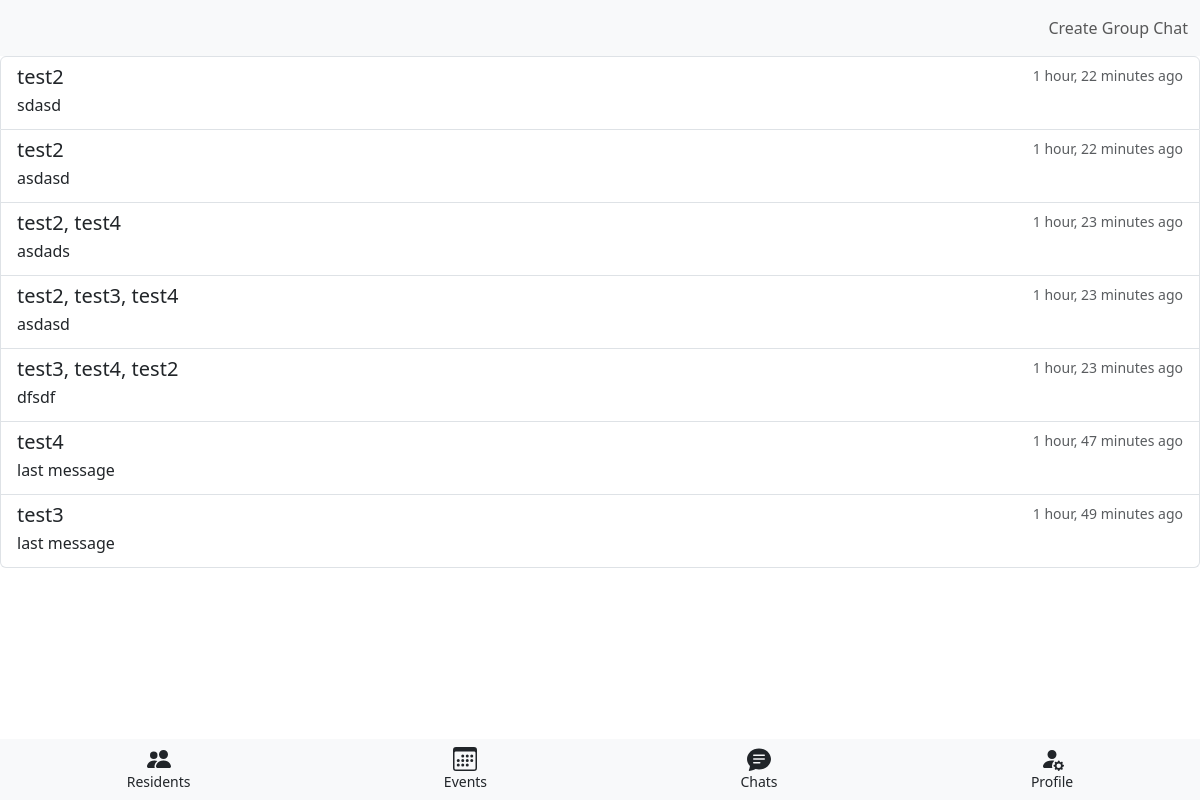
The page /chats/ (signed in) on the database its author committed.
### chatrooms/models.py (models this page shows)
class Chat(models.Model):
    content = models.CharField(max_length=1000)
    timestamp = models.DateTimeField(auto_now=True)
    user = models.ForeignKey(User, on_delete=models.CASCADE)
    room = models.ForeignKey('ChatRoom', on_delete=models.CASCADE)

### chatrooms/views.py (the view)
# urls.py: path('chats/', ChatsView.as_view(), name='chats'),
class ChatsView(LoginRequiredMixin, View):
    def get(self, request):
        chatrooms = ChatRoom.objects.filter(users=request.user).distinct()
        chats_with_recipients = []
        for room in chatrooms:
            chat = room.chat_set.order_by('-timestamp').first()
            if chat:
                recipients = room.users.exclude(id=request.user.id)
                if room.is_group:
                    recipient_names = ', '.join([user.username for user in recipients.all()])
                else:
                    recipient_names = recipients.first().username
                chats_with_recipients.append({'chat': chat, 'recipient_names': recipient_names,
                                              'room_id': str(room.id)})
        chats_with_recipients.sort(key=lambda x: x['chat'].timestamp, reverse=True)
        return render(request, 'chatrooms/chats.html', {'chats_with_recipients': chats_with_recipients})

### chatrooms/templates/chatrooms/chats.html
{% extends "chatrooms/base.html" %}
{% load humanize %}
{% block navbar %}
<nav class="navbar navbar-light bg-light sticky-top">
    <div class="container-fluid d-flex justify-content-end">
        <div class="navbar-nav">
            <a class="nav-link" href="{% url 'create_group_chat' %}">Create Group Chat</a>
        </div>
    </div>
</nav>
{% endblock %}
{% block content %}
<div class="list-group">
    {% if chats_with_recipients %}
    {% for item in chats_with_recipients %}
    <a href="{% url 'room' room_uuid=item.room_id %}" class="list-group-item list-group-item-action">
        <div class="d-flex w-100 justify-content-between">
            <h5 class="mb-1">{{ item.recipient_names }}</h5>
            <small class="text-body-secondary">{{ item.chat.timestamp|timesince }} ago</small>
        </div>
        <p class="mb-1">{{ item.chat.content }}</p>
    </a>
    {% endfor %}
    {% else %}
    <p>No messages yet.</p>
    {% endif %}
</div>
{% endblock %}
{% block footer %}
{% include "chatrooms/footer.html" %}
{% endblock %}

### chatrooms/templates/chatrooms/base.html (shortened to what this page needs)
{% load bootstrap5 %}
{% load humanize %}
{% bootstrap_css %}
{% load static %}
<!DOCTYPE html>
<html lang="en">
<head>
    <link rel="stylesheet" type="text/css" href="{% static 'style.css' %}">
</head>
<body>
{% block navbar %}
{% endblock %}
{% block content %}{% endblock %}
<footer>
    {% block footer %} {% endblock %}
</footer>
</body>
</html>

### chatrooms/templates/chatrooms/footer.html (shortened to what this page needs)
<nav class="navbar fixed-bottom navbar-light bg-light">
    <div class="d-flex justify-content-around w-100">
        <a class="nav-link text-center" href="{% url 'user-list' %}">
            <small class="d-block">Residents</small>
        </a>
        <a class="nav-link text-center" href="#">
            <small class="d-block">Events</small>
        </a>
        {% if request.user.get_last_chatroom %}
        <a class="nav-link text-center" href="{% url 'room' room_name=request.user.get_last_chatroom.name %}">
            <svg xmlns="http://www.w3.org/2000/svg" width="24" height="24" fill="currentColor"
                 class="bi bi-chat-text-fill" viewBox="0 0 16 16">
                <path d="M16 8c0 3.866-3.582 7-8 7a9.06 9.06 0 0 1-2.347-.306c-.584.296-1.925.864-4.181 1.234-.2.032-.352-.176-.273-.362.354-.836.674-1.95.77-2.966C.744 11.37 0 9.76 0 8c0-3.866 3.582-7 8-7s8 3.134 8 7zM4.5 5a.5.5 0 0 0 0 1h7a.5.5 0 0 0 0-1h-7zm0 2.5a.5.5 0 0 0 0 1h7a.5.5 0 0 0 0-1h-7zm0 2.5a.5.5 0 0 0 0 1h4a.5.5 0 0 0 0-1h-4z"/>
            </svg>
            <small class="d-block">Last Chat</small>
        </a>
        {% else %}
        <a class="nav-link text-center" href="{% url 'chats' %}">
            <small class="d-block">Chats</small>
        </a>
        {% endif %}
        <a class="nav-link text-center" href="{% url 'profile' %}">
            <small class="d-block">Profile</small>
        </a>
    </div>
</nav>

### static/style.css (style rules this page uses)
body { background-color: white; }
.sticky-top { position: sticky; top: 0; z-index: 1020; }

### rows shown on the page
Chat: recipient_names "test2", chat.timestamp "1 hour, 22 minutes", chat.content "sdasd"
Chat: recipient_names "test2", chat.timestamp "1 hour, 22 minutes", chat.content "asdasd"
Chat: recipient_names "test2, test4", chat.timestamp "1 hour, 23 minutes", chat.content "asdads"
Chat: recipient_names "test2, test3, test4", chat.timestamp "1 hour, 23 minutes", chat.content "asdasd"
Chat: recipient_names "test3, test4, test2", chat.timestamp "1 hour, 23 minutes", chat.content "dfsdf"
Chat: recipient_names "test4", chat.timestamp "1 hour, 47 minutes", chat.content "last message"
Chat: recipient_names "test3", chat.timestamp "1 hour, 49 minutes", chat.content "last message"
